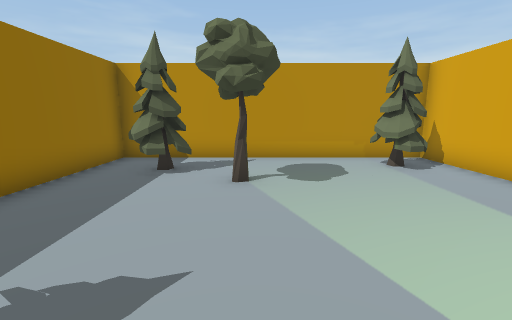
View 1 (above)

19 first-person views from a walk through a Unity game level. The camera is 1.4 m above the floor, tilts 10° down and sees 90° across. The floor is counted in squares, 1 m on a side. Each view is taken from the middle of a square. On the plan, view 1 faces up. The plan holds only what a view shows up to about 13 squares ahead; the rest is blank. The place goes on beyond the plan. The player is left out. Door leaves are left out, so doorways stand open.

View 2
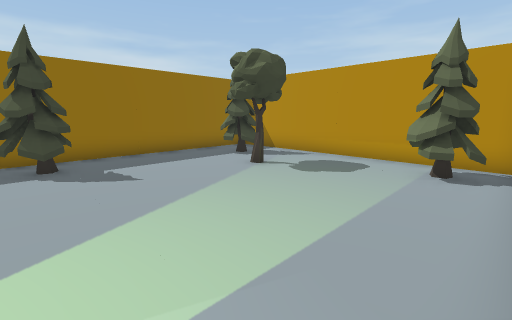

View 3
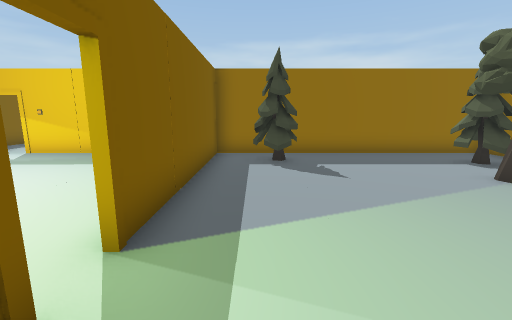

View 4
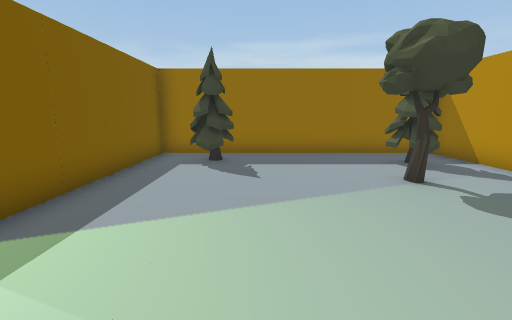

View 5
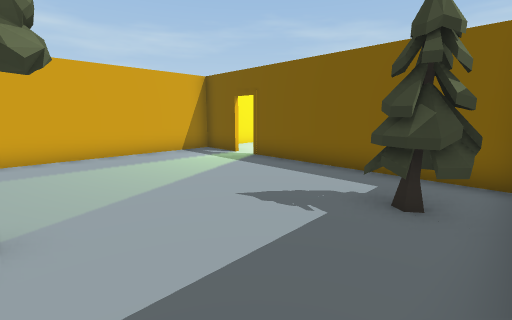

View 6
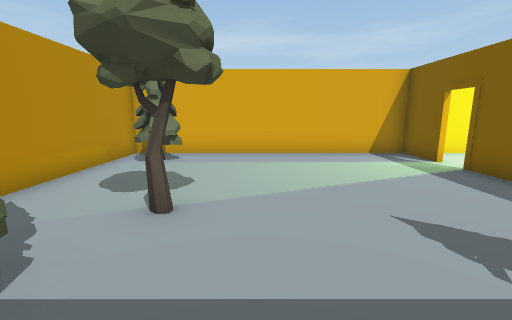

View 7
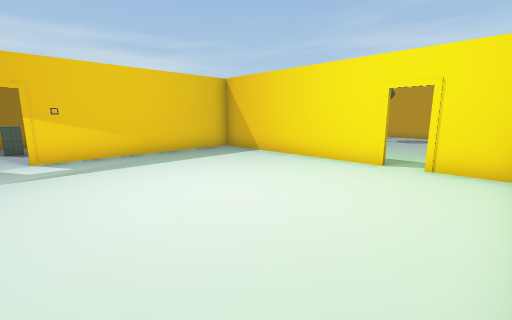

View 8
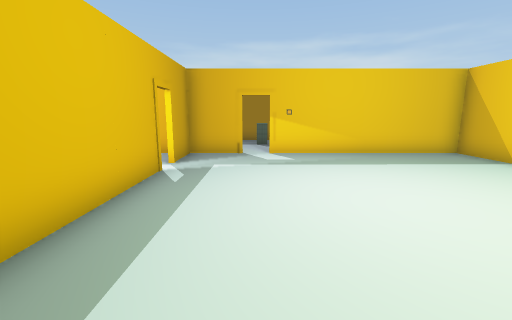

View 9
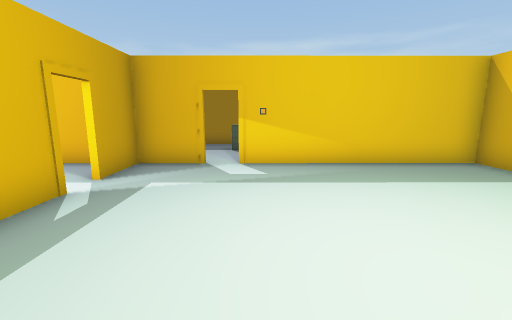

View 10
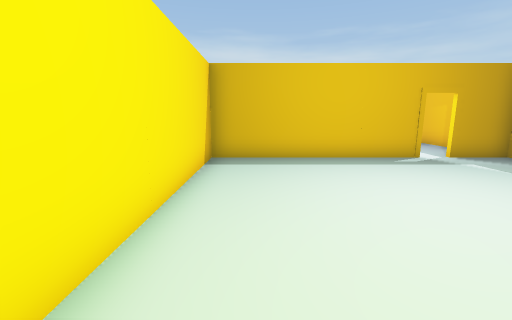

View 11
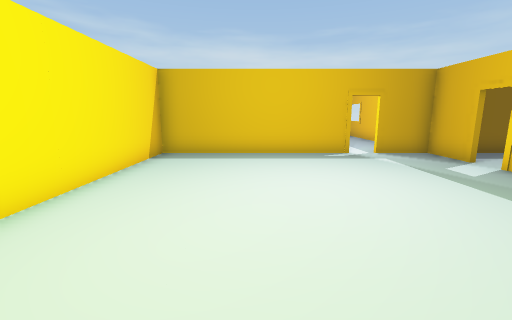

View 12
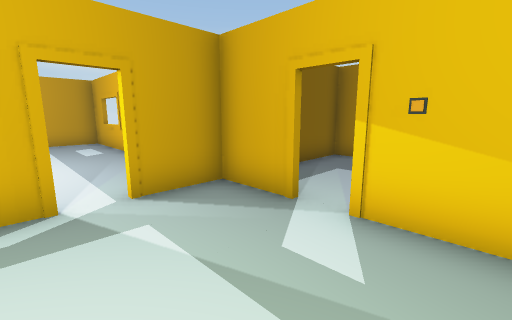

View 13
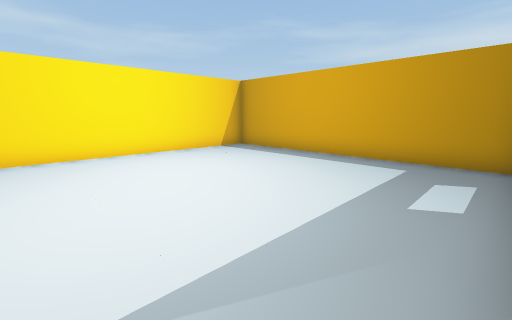

View 14
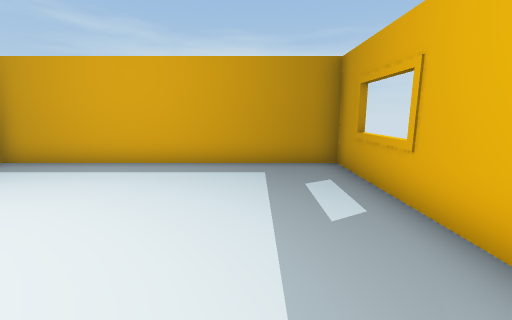

View 15
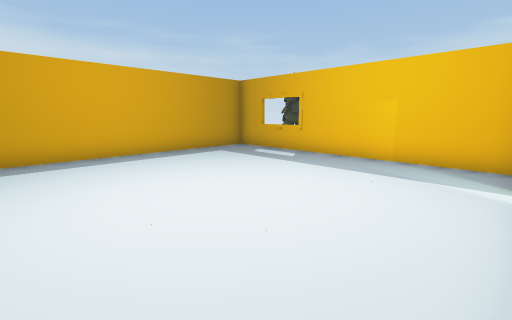

View 16
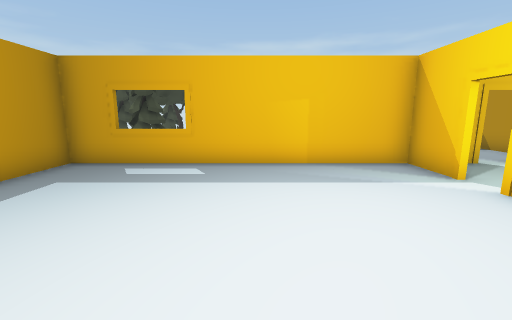

View 17
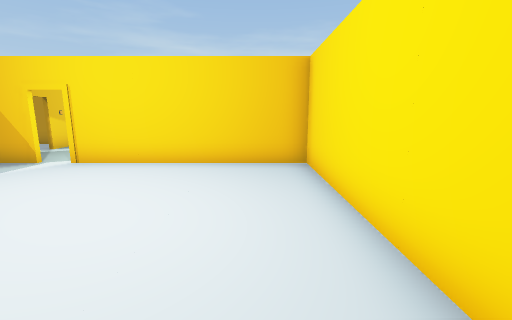

View 18
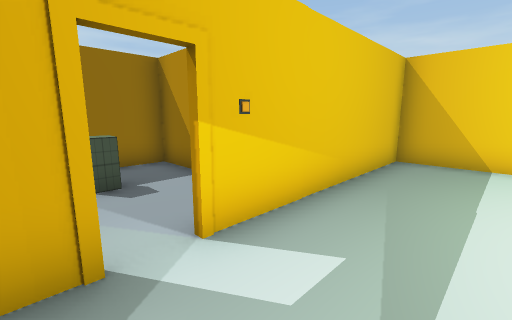

View 19
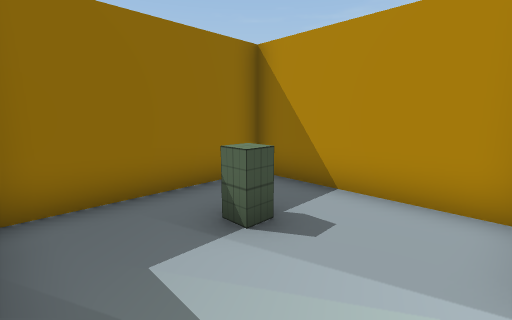

### Floor plan
Points are (right, up) in squares from view 1. A wall is a line through its corners. A room is listed if a view was taken in it or the views show most of it. See-through windows are left out.
Room 1 (views 1, 2, 3, 4, 5, 6)
walls: (3.5, -1.5) (5.5, -1.5) (5.5, 8.4) (-4.4, 8.4) (-4.4, -1); (-4.5, -1.5) (2.6, -1.5)
ways out: open door at (3, -1.5) to room 2
objects: tree (-4, 0) to (-2, 1); tree (-3, 6) to (-2, 7); tree (0, 5) to (0, 6); tree (3, 6) to (5, 8)
Room 2 (views 7, 8, 9, 10, 11, 12, 18)
walls: (2.6, -1.5) (-4.5, -1.5); (-1.5, -11.4) (5.5, -11.4); (5.1, -1.5) (3.5, -1.5); (-4.4, -9.4) (-4.4, -10.9); (5.5, -11) (5.5, -3); (-4.4, -1) (-4.4, -8.5); (-4.5, -11.4) (-2.4, -11.4)
ways out: open door at (3, -1.5) to room 1; open door at (-2, -11.5) to room 3; open door at (-4.5, -9) to room 4
Room 3 (views 13, 14, 15, 16, 17)
walls: (-2.4, -11.6) (-4.5, -11.6); (5.6, -11.6) (-1.5, -11.6); (-4.4, -10.9) (-4.4, -21.4) (5.5, -21.4) (5.5, -11)
ways out: open door at (-2, -11.5) to room 2
Room 4 (view 19)
walls: (-4.9, -6.5) (-9.4, -6.5) (-9.4, -11.4) (-6.1, -11.4)
ways out: open door at (-4.5, -9) to room 2
objects: other object (-8, -9) to (-7, -9)

Where each view was taken, in squares from view 1:
view 1: 0 up, 0 right, facing up
view 2: 0 up, 5 right, facing up-left
view 3: 0 up, 5 right, facing left
view 4: 2 up, 5 right, facing left
view 5: 5 up, 4 left, facing down-right
view 6: 4 up, 4 left, facing right
view 7: 9 down, 5 right, facing up-left
view 8: 9 down, 5 right, facing left
view 9: 8 down, 3 right, facing left
view 10: 3 down, 4 right, facing down
view 11: 2 down, 2 right, facing down
view 12: 7 down, 1 left, facing down-left
view 13: 13 down, 4 left, facing down-right
view 14: 14 down, 2 left, facing down
view 15: 12 down, 4 right, facing down-left
view 16: 16 down, 3 right, facing left
view 17: 19 down, 4 right, facing up
view 18: 10 down, 2 left, facing up-left
view 19: 11 down, 5 left, facing up-left
